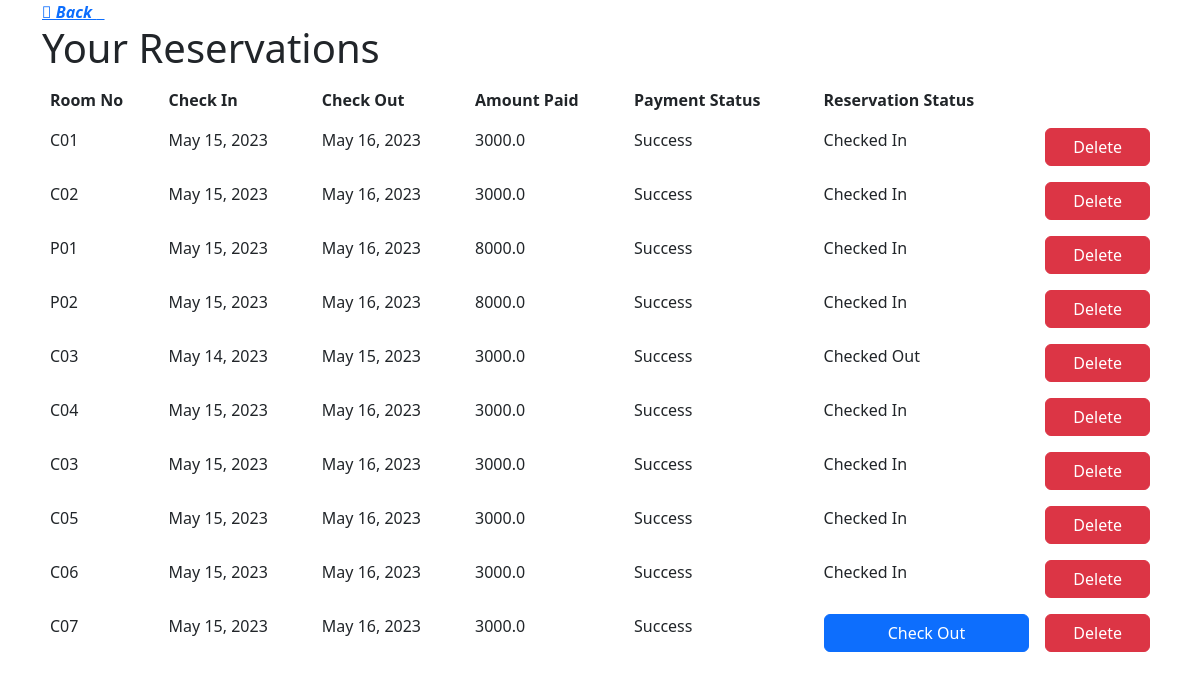
Screenshot of /users/viewsmyreservation/ (signed in) with the database file from the repository.
### rooms/models.py (models this page shows, shortened)
class Reservation(models.Model):
    booked_room=models.ForeignKey(Rooms, on_delete=models.CASCADE,blank=True)
    booked_by=models.ForeignKey(CustomUser,on_delete=models.CASCADE)
    booked_from=models.DateField(verbose_name=_("Check In Date"),default=datetime.date.today)
    booked_till=models.DateField(verbose_name=_("Check Out Date"),default=datetime.date.today)
    reservation_amount=models.FloatField(verbose_name=_("Amount Paid"),default=0)
    reservation_status=models.CharField(
        _("Reservation Status"),
        default=ReservationStatus.RESERVED,
        max_length=254,
        blank=False,
        null=False,
    )
    payment_status = models.CharField(
        _("Payment Status"),
        default=PaymentStatus.PENDING,
        max_length=254,
        blank=False,
        null=False,
    )
    provider_order_id = models.CharField(
        _("Order ID"), max_length=40, null=False, blank=False,default=""
    )
    payment_id = models.CharField(
        _("Payment ID"), max_length=36, null=False, blank=False,default=""
    )
    signature_id = models.CharField(
        _("Signature ID"), max_length=128, null=False, blank=False,default=""
    )
    DisplayFields=['booked_room','booked_by','booked_from','booked_till','payment_status','reservation_status']

class Rooms(models.Model):
    room_type_choices=(("Premium","Premium"),
                        ("Classic","Classic"),
                        ("Cottage","Cottage"))
    room_no=models.CharField(primary_key=True,verbose_name=_('Room No'),max_length=10)
    room_type=models.TextField(choices=room_type_choices,default="Classic",max_length=30)
    room_price=models.FloatField(default=0)
    room_available=models.BooleanField(default=True)
    DisplayFields=['room_no','room_type','room_price','room_available']
    def __str__(self):
        return str(self.room_no)

### users/views.py (the view)
# urls.py: path('viewsmyreservation/',views.MyReservationView.as_view(),name="myreservations"),
class MyReservationView(ListView):
    model=Reservation
    template_name="users/myreservation.html"
    def get_context_data(self, **kwargs):
        context=super().get_context_data(**kwargs)
        reservation_list=Reservation.objects.filter(booked_by=self.request.user.id).all()
        if reservation_list:
            context["reservation_list"]=reservation_list
            context["todays_date"]=datetime.date.today()
        else:
            context["reservation_list"]=None
        return context

### users/Templates/users/myreservation.html (shortened to what this page needs)
<!DOCTYPE HTML>
<html>
    <head>
        <link href="https://cdn.jsdelivr.net/npm/bootstrap@5.2.3/dist/css/bootstrap.min.css" rel="stylesheet">
    </head>
    <body>
        {% block content %}
        <div>
            {% if reservation_list %}
                <div class="row">
                    <div class="container-sm align-content-sm">
                        <div class="container mt-8 align-content-sm">
                            <a href="{% url 'userhome' %}">
                               <i class="bi bi-arrow-left">
                                <span ><b>&#xF12F; Back</b></span>
                                </i>&nbsp;&nbsp; </a>
                                 <h1>Your Reservations</h1>
                            <table class="table table-borderless">
                                <thead>
                                <tr>
                                    <th>Room No</th>
                                    <th>Check In</th>
                                    <th>Check Out</th>
                                    <th>Amount Paid</th>
                                    <th>Payment Status</th>
                                    <th>Reservation Status</th>
                                    <th></th>
                                </tr>
                                </thead>
                                <tbody>
                                {% for reservation in reservation_list %}
                                    <tr>
                                        <td>{{reservation.booked_room}}</td>
                                        <td>{{reservation.booked_from}}</td>
                                        <td>{{reservation.booked_till}}</td>
                                        <td>{{reservation.reservation_amount}}</td>
                                        <td>{{reservation.payment_status}}</td>
                                        {% if reservation.booked_from == todays_date and reservation.reservation_status == 'Reserved' %}
                                            <td>
                                                <div class="d-grid">
                                                     <a href="{% url 'checkin' reservation_id=reservation.id %}" class="btn btn-primary btn-block">Check In</a>
                                                </div>
                                                </td>
                                        {% elif reservation.booked_till == todays_date and reservation.reservation_status == 'Checked In' or reservation.reservation_status == 'Reserved'  %}
                                            <td><div class="d-grid">
                                                    <a href="{% url 'checkout' reservation_id=reservation.id  %}" class="btn btn-primary btn-block">Check Out</a>
                                                </div></td>
                                        {% else %}
                                            <td>{{reservation.reservation_status}}</td>
                                        {% endif %}
                                        <td>
                                        <div class="d-grid">
                                                     <a href="{% url 'deletereservation' reservation.id %}" class="btn btn-danger btn-block">Delete</a>
                                        </div>
                                    </tr>
                                {% endfor %}
                                </tbody>
                            </table>
                        </div>
                    </div>
                </div>
            {% endif %}
        </div>
        {% endblock %}
    </body>
</html>

### rows the page displays
Reservation: booked_room "C01", booked_from "May 15, 2023", booked_till "May 16, 2023", reservation_amount "3000.0", payment_status "Success", reservation_status "Checked In"
Reservation: booked_room "C02", booked_from "May 15, 2023", booked_till "May 16, 2023", reservation_amount "3000.0", payment_status "Success", reservation_status "Checked In"
Reservation: booked_room "P01", booked_from "May 15, 2023", booked_till "May 16, 2023", reservation_amount "8000.0", payment_status "Success", reservation_status "Checked In"
Reservation: booked_room "P02", booked_from "May 15, 2023", booked_till "May 16, 2023", reservation_amount "8000.0", payment_status "Success", reservation_status "Checked In"
Reservation: booked_room "C03", booked_from "May 14, 2023", booked_till "May 15, 2023", reservation_amount "3000.0", payment_status "Success", reservation_status "Checked Out"
Reservation: booked_room "C04", booked_from "May 15, 2023", booked_till "May 16, 2023", reservation_amount "3000.0", payment_status "Success", reservation_status "Checked In"
Reservation: booked_room "C03", booked_from "May 15, 2023", booked_till "May 16, 2023", reservation_amount "3000.0", payment_status "Success", reservation_status "Checked In"
Reservation: booked_room "C05", booked_from "May 15, 2023", booked_till "May 16, 2023", reservation_amount "3000.0", payment_status "Success", reservation_status "Checked In"
Reservation: booked_room "C06", booked_from "May 15, 2023", booked_till "May 16, 2023", reservation_amount "3000.0", payment_status "Success", reservation_status "Checked In"
Reservation: booked_room "C07", booked_from "May 15, 2023", booked_till "May 16, 2023", reservation_amount "3000.0", payment_status "Success", reservation_status "Check Out"
